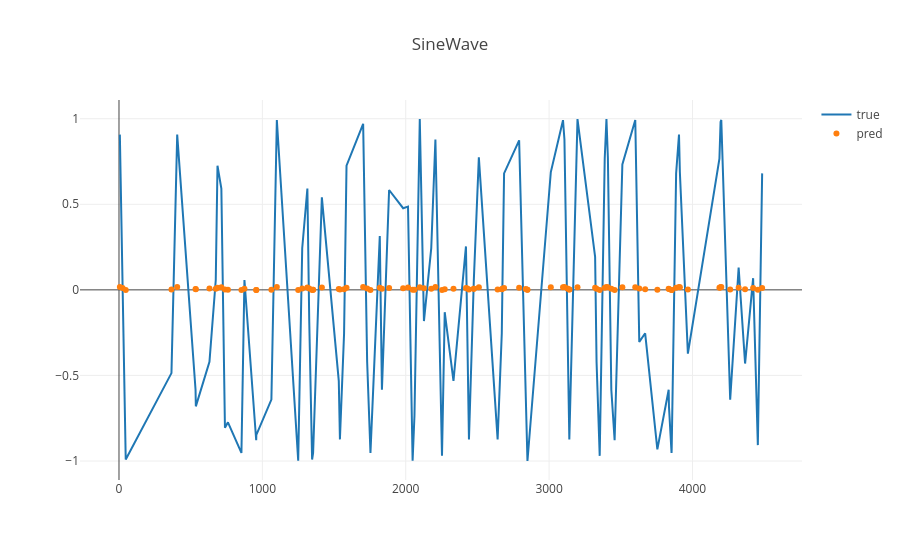
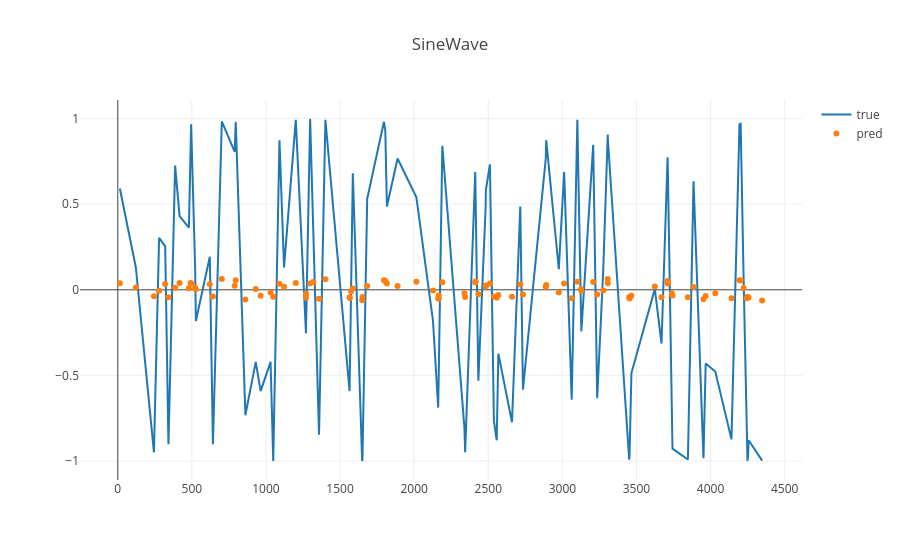
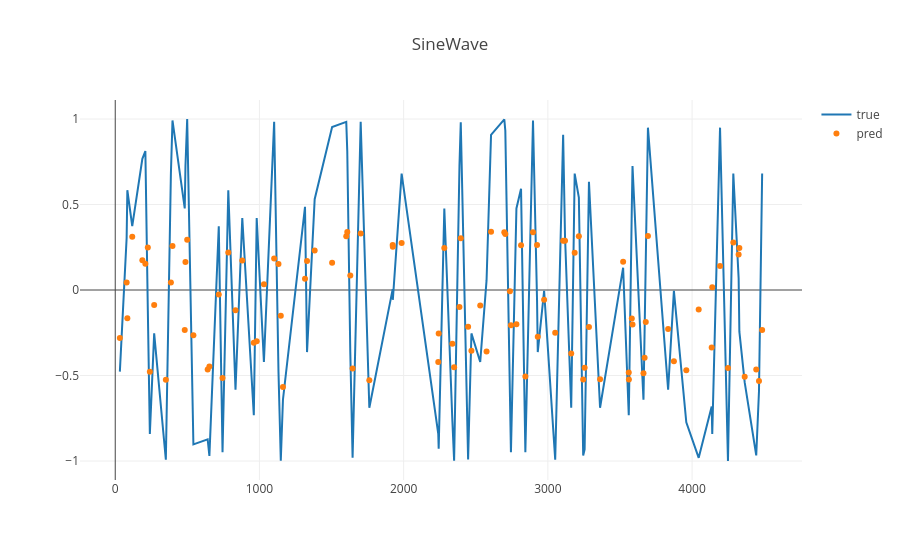
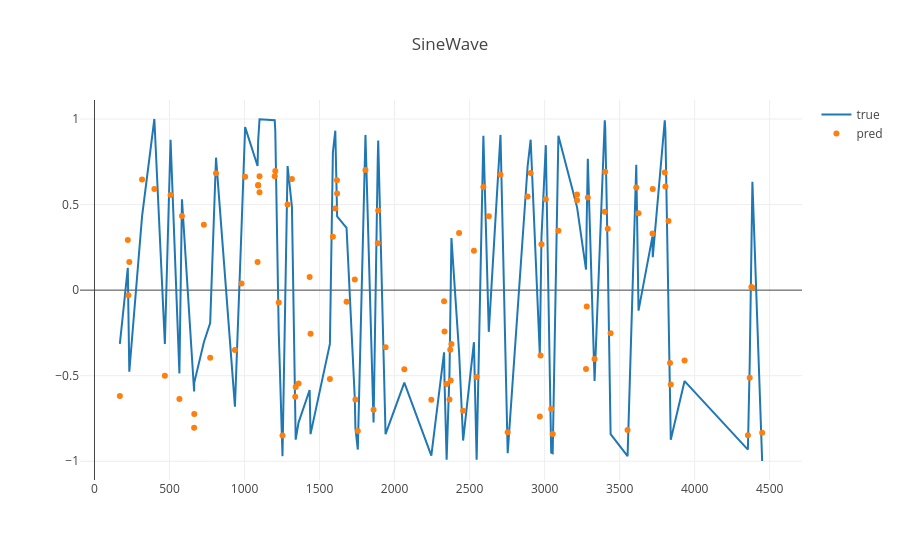

Notebook code for these charts, in order:
### Code cell
"""
1. Implement Dataset Class
2. Implement Model Class
3. Configure configClass
4. Pass config to experiment
5. Run
"""
config = ConfigLSTM(dataset_name='SineWaveDataset')
# dataset = dataset.TimeSeriesARDataset(num_datapoints=10, test_size=0.2, num_prev=config.SEQ_LEN)
# dataset = dataset.SequenceLearningManyToOne(seq_len=config.SEQ_LEN, seq_limit=300)
# dataset = dataset.SequenceLearningManyToOneRotate(seq_len=config.SEQ_LEN, seq_limit=81, dataset_len=1000)
dataset = datasets.SineWaveDataset(seq_len=10)
model = models.LSTM(input_size=config.INPUT_SIZE,
                    out_size=config.OUTPUT_SIZE,
                    seq_length=config.SEQ_LEN,
                    num_layers=config.NUM_LAYERS,
                    hidden_size=config.HIDDEN_SIZE,
                    batch_size=config.TRAIN_BATCH_SIZE,
                    device=config.DEVICE).to(config.DEVICE)



experiment = Experiment(config=config, model=model, dataset=dataset)

# experiment.validate_before_run()
experiment.run(epoch_size=config.EPOCH_SIZE)
